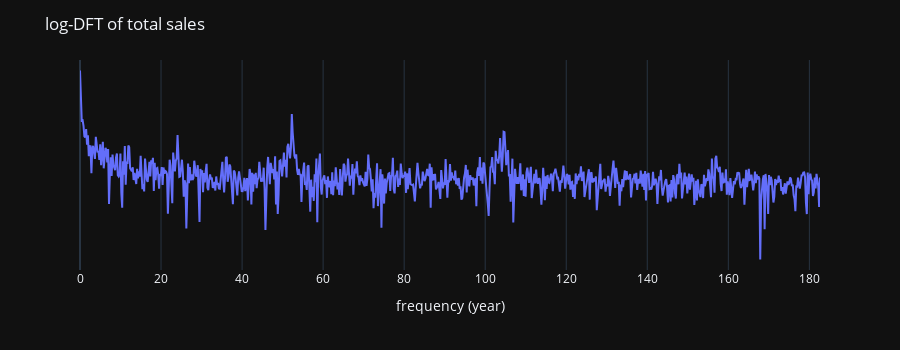

Notebook code for this chart:
### Code cell
# aggregate the 'sales' values to obtain the total sales per day
total_sales = (
    df.select("date", "sales")
    .group_by("date", maintain_order=True)
    .sum()
    .head(-TARGET_STEPS)
)

# compute the DFT of the sales and the corresponding frequencies
dft_df = (
    pl.DataFrame({"DFT": tf.abs(tf.signal.rfft(total_sales["sales"])).numpy()})
    .with_row_index()  # add index column
    .with_columns(  # scale the index to have the frequencies per year
        ((pl.col("index") * 365.25) / len(total_sales)).alias("freq")
    )
)

px.line(dft_df, x="freq", y="DFT").update_layout(
    height=350,
    xaxis=dict(title="frequency (year)"),
    yaxis=dict(visible=False, type="log"),
    title="log-DFT of total sales",
)

### Figure 1 — Plotly figure (JSON) as saved in the notebook; plotly's stock layout.template omitted (floating-point values rounded to 4 significant figures; data arrays with more than 128 entries replaced by an {"elided": "..."} marker saying what was removed)
{"data": [{"hovertemplate": "freq=%{x}<br>DFT=%{y}<extra></extra>", "legendgroup": "", "line": {"color": "#636efa", "dash": "solid"}, "marker": {"symbol": "circle"}, "mode": "lines", "name": "", "orientation": "v", "showlegend": false, "type": "scatter", "x": {"elided": "843 float values"}, "xaxis": "x", "y": {"elided": "843 float values"}, "yaxis": "y"}], "layout": {"height": 350, "legend": {"tracegroupgap": 0}, "margin": {"t": 60}, "title": {"text": "log-DFT of total sales"}, "xaxis": {"anchor": "y", "domain": [0, 1], "title": {"text": "frequency (year)"}}, "yaxis": {"anchor": "x", "domain": [0, 1], "title": {"text": "DFT"}, "type": "log", "visible": false}}}
